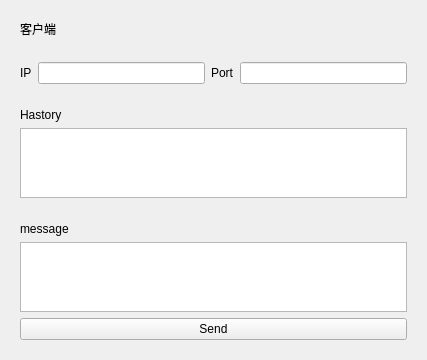
<?xml version="1.0" encoding="UTF-8"?>
<ui version="4.0">
 <class>Client</class>
 <widget class="QWidget" name="Client">
  <property name="geometry">
   <rect>
    <x>0</x>
    <y>0</y>
    <width>427</width>
    <height>354</height>
   </rect>
  </property>
  <property name="windowTitle">
   <string>Form</string>
  </property>
  <layout class="QVBoxLayout" name="verticalLayout_3">
   <item>
    <widget class="QWidget" name="widget_4" native="true">
     <layout class="QHBoxLayout" name="horizontalLayout_2">
      <item>
       <widget class="QLabel" name="label_4">
        <property name="text">
         <string>客户端</string>
        </property>
       </widget>
      </item>
     </layout>
    </widget>
   </item>
   <item>
    <widget class="QWidget" name="widget" native="true">
     <layout class="QHBoxLayout" name="horizontalLayout">
      <item>
       <widget class="QLabel" name="label">
        <property name="text">
         <string>IP</string>
        </property>
       </widget>
      </item>
      <item>
       <widget class="QLineEdit" name="lineEditClientIP"/>
      </item>
      <item>
       <widget class="QLabel" name="label_2">
        <property name="text">
         <string>Port</string>
        </property>
       </widget>
      </item>
      <item>
       <widget class="QLineEdit" name="lineEditClientPort"/>
      </item>
     </layout>
    </widget>
   </item>
   <item>
    <widget class="QWidget" name="widget_2" native="true">
     <layout class="QVBoxLayout" name="verticalLayout">
      <item>
       <widget class="QLabel" name="label_3">
        <property name="text">
         <string>Hastory</string>
        </property>
       </widget>
      </item>
      <item>
       <widget class="QTextEdit" name="textEditHastory"/>
      </item>
     </layout>
    </widget>
   </item>
   <item>
    <widget class="QWidget" name="widget_3" native="true">
     <layout class="QVBoxLayout" name="verticalLayout_2">
      <item>
       <widget class="QLabel" name="label_5">
        <property name="text">
         <string>message</string>
        </property>
       </widget>
      </item>
      <item>
       <widget class="QTextEdit" name="textEditInput"/>
      </item>
      <item>
       <widget class="QPushButton" name="pushButtonSend">
        <property name="text">
         <string>Send</string>
        </property>
       </widget>
      </item>
     </layout>
    </widget>
   </item>
  </layout>
 </widget>
 <resources/>
 <connections/>
</ui>
